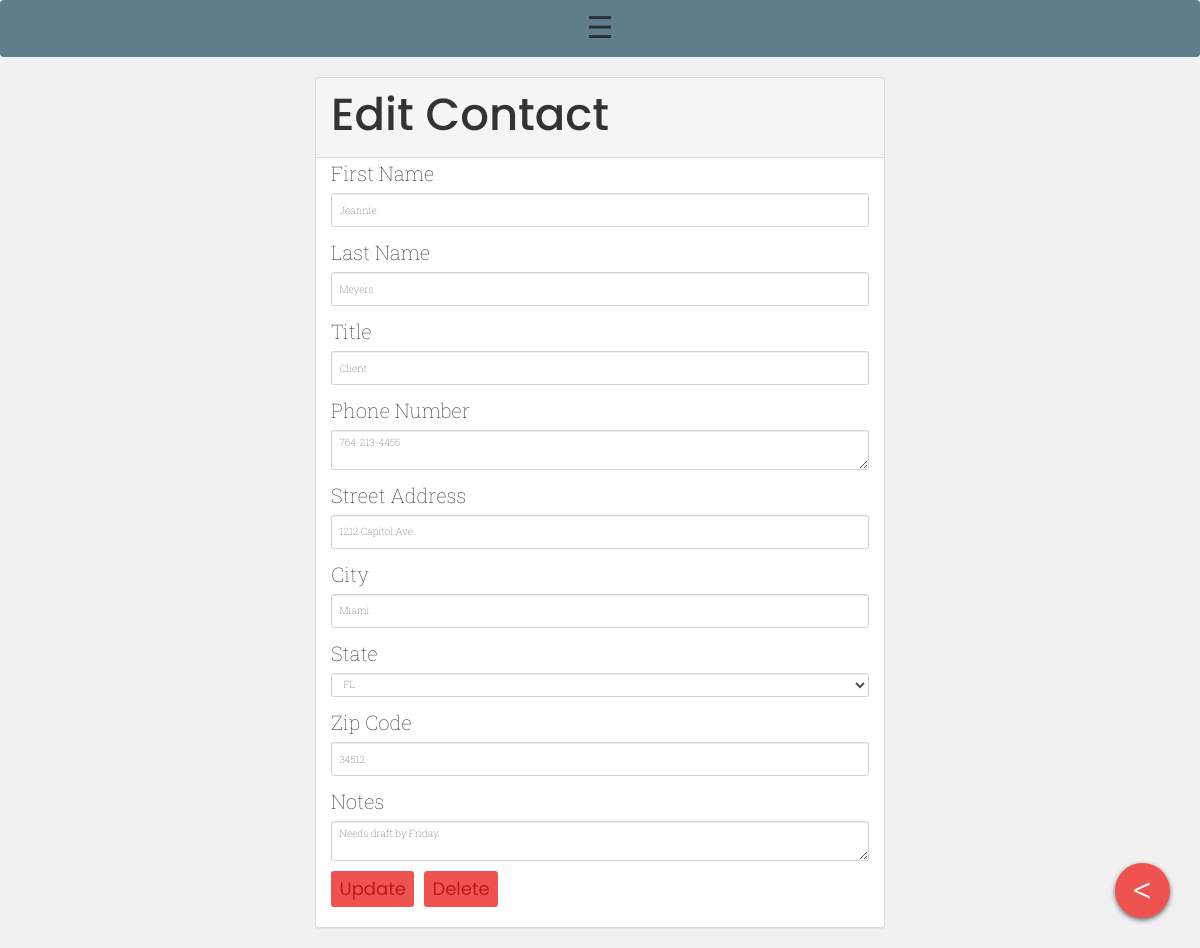
Page /edit.php?id=15 on the committed database.
### tables this page shows
CREATE TABLE `contacts` (
  `id` int(11) NOT NULL,
  `first` varchar(200) NOT NULL,
  `last` varchar(200) NOT NULL,
  `title` varchar(200) NOT NULL,
  `phone` varchar(200) NOT NULL,
  `address` varchar(200) NOT NULL,
  `city` varchar(200) NOT NULL,
  `state` varchar(200) NOT NULL,
  `zipcode` varchar(200) NOT NULL,
  `notes` text NOT NULL
);

### edit.php (the view, shortened to what this page needs)
<?php
  include 'header.php';
  $id = $_GET['id'];
  $stmt = $db->prepare('SELECT * from contacts WHERE id = :id LIMIT 1');
  $stmt->bindParam(':id', $id);
  $stmt->execute();
  $contact = $stmt->fetch(PDO::FETCH_ASSOC);
 ?>
<div class="container-fluid">
  <div class="row justify-content-md-center">
    <div class="col col-lg-6 col-md-10">
<div class="container panel panel-default" id="presentation">
  <div class="row panel-heading">
<form method="POST" action="/update.php">
    <h1>Edit Contact</h1>
  </div>
  <div class="form-group">
    <label for="contact_first">First Name</label>
    <input class="form-control" type="text" name="first" id="first" value="<?= $contact['first']; ?>" />
  </div>
  <div class="form-group">
    <label for="contact_last">Last Name</label>
    <input class="form-control" type="text" name="last" id="last" value="<?= $contact['last']; ?>" />
  </div>
  <div class="form-group">
    <label for="contact_title">Title</label>
    <input class="form-control" type="text" name="title" id="title" value="<?= $contact['title']; ?>" />
  </div>
  <div class="form-group">
    <label for="contact_phone">Phone Number</label>
    <textarea class="form-control" name="phone" id="phone"><?= $contact['phone']; ?></textarea>
  </div>
  <div class="form-group">
    <label for="contact_address">Street Address</label>
    <input class="form-control" type="text" name="address" id="address" value="<?= $contact['address']; ?>" />
  </div>
  <div class="form-group">
    <label for="contact_city">City</label>
    <input class="form-control" type="text" name="city" id="city" value="<?= $contact['city']; ?>" />
  </div>
  <div class="form-group">
    <label for="contact_state">State</label>
    <select name="state" id="contact_state" value="<?= $contact['state']; ?>" class="form-control">
      <option><?= $contact['state']; ?></option>
    </select>
  </div>
  <div class="form-group">
    <label for="contact_zipcode">Zip Code</label>
    <input class="form-control" type="text" name="zipcode" id="zipcode" value="<?= $contact['zipcode']; ?>" />
  </div>
  <div class="form-group">
    <label for="contact_notes">Notes</label>
    <textarea class="form-control" name="notes" id="notes"><?= $contact['notes']; ?></textarea>
  </div>
  <button class="btn btn-primary">Update</button>
  <a href="/delete.php?id=<?= $contact['id']; ?>" class="btn btn-delete" style="
    color: #B71C1C;">Delete</a>
</div>
</div>
</div>
<div id="container-floating">
  <div id="floating-button" data-toggle="tooltip" data-placement="left" data-original-title="Back" onclick="location.href='index.php';">
<p class="plus"><</p>
  </div>
</div>
</div>
<?php   include 'footer.php'; ?>

### style.css (style rules this page uses)
body { font-family: 'Roboto Slab', serif; font-weight: 100; background: #f1f1f1; color: #263238; }
p { font-family: 'Roboto Slab', serif; font-weight: 300; color: #263238; font-size: 22px; }
h1 { font-family: 'Poppins', sans-serif; font-size: 45px; }
a { text-decoration: none; color: #424242; }
.form-group { font-family: 'Roboto Slab', serif; font-weight: 100; font-size: 20px; }
.form-group label { font-weight: 100; }
.btn { color: #B71C1C; background-color: #EF5350; border-color: #EF5350; font-family: 'Poppins', sans-serif; font-size: 18px; margin-bottom: 20px; }
#presentation { background: #FFF; transition: all 0.2s; border-radius: 3px; }
div.panel-default a { text-decoration: none; color: #455A64; }
#floating-button { width: 55px; height: 55px; border-radius: 50%; background: #EF5350 ; position: fixed; bottom: 30px; right: 30px; cursor: pointer; box-shadow: 0px 2px 5px #666; }
.plus { color: white; position: absolute; top: 0; display: block; bottom: 0; left: 0; right: 0; text-align: center; padding: 0; margin: 0; line-height: 55px; font-size: 38px; font-family: 'Roboto'; font-weight: 300; animation: plus-out 0.3s; transition: all 0.3s; }
#container-floating { position: fixed; width: 70px; height: 70px; bottom: 30px; right: 30px; z-index: 50px; }

### rows in the picture
contacts: first "Jeannie", last "Meyers", title "Client", phone "764-213-4455", address "1212 Capitol Ave.", city "Miami", state "FL", zipcode "34512", notes "Needs draft by Friday."
